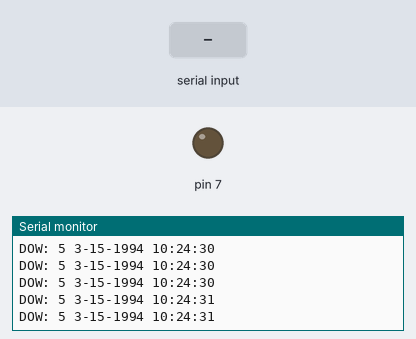
Recording of a sketch running on a simulated Arduino Uno, built with avr-gcc and run on an emulated ATmega328P. On the bench: output pins drawn as LEDs (lit = HIGH), the last lines printed to the serial monitor. The inputs (shaded band) are chosen by the test bench. The local clock reads 2024-03-15 10:24:30 at power-on unless the sketch sets it.

Above: at 1.2 s.
1.3 s: "90,45\n" received over Serial
At 1.34 s:
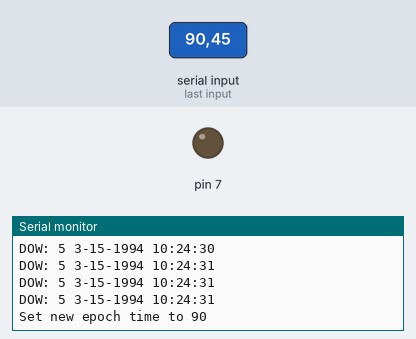
At 1.9 s:
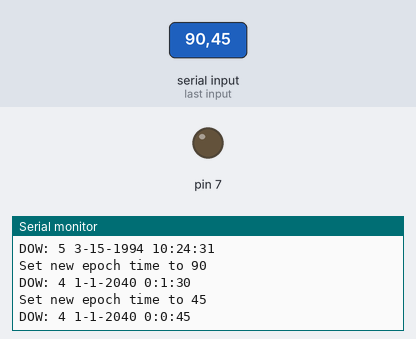
Timing chart, 0 to 4.3 s (numbered marks = the images above; inputs shaded):
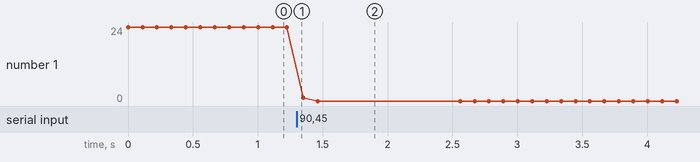

Measured:
- after the input at 1.3 s, the serial monitor: prints a new line at once (image 1)
- plotted number 1: 24 → 0 after the input at 1.3 s

The sketch:

comm_with_serial.ino
```cpp
#include <DS3231.h>

// https://create.arduino.cc/projecthub/electropeak/sd-card-module-with-arduino-how-to-read-write-data-37f390
// https://lastminuteengineers.com/ds3231-rtc-arduino-tutorial/
// https://www.c-sharpcorner.com/article/audio-play-using-sd-card-module-and-arduino/ (doesn't use audio amp)
// https://github.com/arduino-libraries/AudioZero
// https://github.com/NorthernWidget/DS3231/
// https://github.com/DFRobot/DFPlayer-Mini-mp3/

DS3231 Clock;

bool
    h12Flag,
    pmFlag,
    century = false;

void setup() {
  pinMode(7, OUTPUT);
  digitalWrite(7, LOW);

  Serial.begin(19200);
  Wire.begin();
}


void loop() {
    // allow epoch time to be set
    if (Serial.available() != 0)
    {
      unsigned long epoch_time = Serial.parseInt();
      if (epoch_time == 0) return;

      Clock.setEpoch(epoch_time);

      Serial.print("Set new epoch time to ");
      Serial.println(epoch_time);
    }

    Serial.print("DOW: ");
    Serial.print(Clock.getDoW());
    Serial.print(" ");

    Serial.print(Clock.getMonth(century));
    Serial.print("-");
    Serial.print(Clock.getDate());
    Serial.print("-");
    Serial.print(Clock.getYear() + 1970);

    Serial.print(" ");

    Serial.print(Clock.getHour(h12Flag, pmFlag));
    Serial.print(":");
    Serial.print(Clock.getMinute());
    Serial.print(":");
    Serial.println(Clock.getSecond());

    delay(100);
}
```
